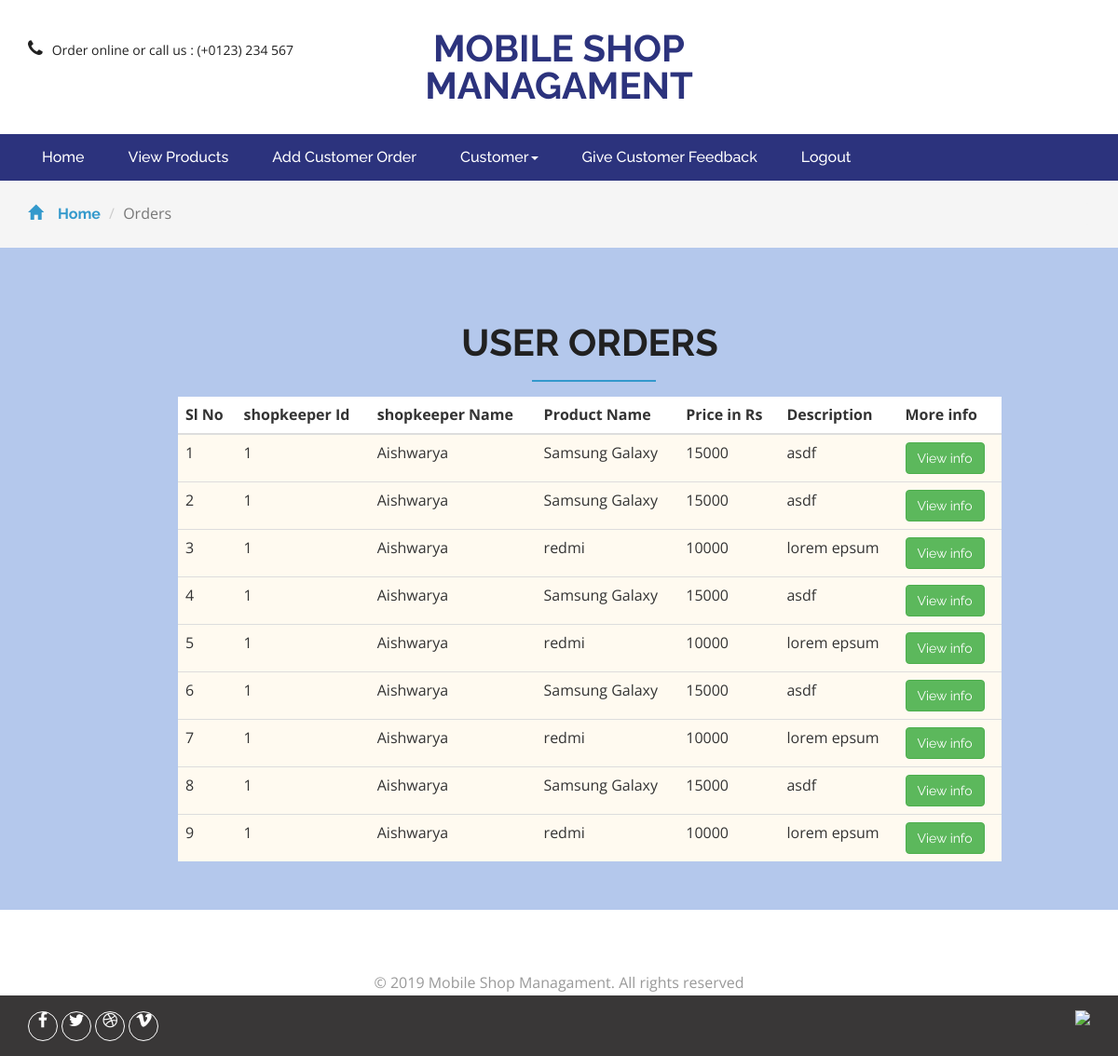
The page /Orders.php on the database its author committed.
### tables this page shows
CREATE TABLE `orders` (
  `pur_id` int(50) NOT NULL AUTO_INCREMENT,
  `product_id` varchar(100) DEFAULT NULL,
  `sid` varchar(100) DEFAULT NULL,
  `shopname` varchar(100) DEFAULT NULL,
  `cname_f` varchar(100) DEFAULT NULL,
  `cname_l` varchar(100) DEFAULT NULL,
  `cemail` varchar(100) DEFAULT NULL,
  `cpho` varchar(100) DEFAULT NULL,
  `caddress` varchar(100) DEFAULT NULL,
  `f_order` varchar(100) DEFAULT '0',
  `total` varchar(100) DEFAULT NULL,
  `o_date` varchar(100) DEFAULT NULL,
  `status` varchar(50) DEFAULT '1',
  PRIMARY KEY (`pur_id`)
);

CREATE TABLE `products` (
  `p_id` int(50) NOT NULL AUTO_INCREMENT,
  `prod_name` varchar(100) DEFAULT NULL,
  `item_price` varchar(100) DEFAULT NULL,
  `item_image` varchar(500) DEFAULT NULL,
  `item_desc` varchar(200) DEFAULT NULL,
  `c_id` varchar(200) DEFAULT NULL,
  `min_stock` varchar(200) DEFAULT '3',
  `total_stock` varchar(200) DEFAULT NULL,
  `cre_date` varchar(100) DEFAULT NULL,
  `p_active` varchar(100) DEFAULT '1',
  PRIMARY KEY (`p_id`)
);

### Orders.php (the view, shortened to what this page needs)
<?php include("header.php"); ?>
<div class="breadcrumbs">
    <div class="container">
        <ol class="breadcrumb breadcrumb1 animated wow slideInLeft" data-wow-delay=".5s">
            <li><a href="admin_dashboard.php"><span class="glyphicon glyphicon-home" aria-hidden="true"></span>Home</a></li>
            <li class="active">Orders</li>
        </ol>
    </div>
</div>
<div class="footer">
    <div class="container" style="margin-left: -1em;">
        <div class="col-md-6 w3_agileits_contact_grid_right">
            <h2 class="w3_agile_header">User<span> Orders</span></h2>
            <div class="table-responsive">
                <form action="view_products.php" method="post">
                    <table id="example" class="table table-responsive">
                        <thead style="text-align: center">
                            <tr style="background: white;">
                                <th>Sl No</th>
                                <th>shopkeeper Id</th>
                                <th>shopkeeper Name</th>
                                <th>Product Name</th>
                                <th>Price in Rs</th>
                                <th>Description</th>
                                <th>More info</th>
                            </tr>
                        </thead>
                        <tbody style="background: floralwhite;">
                            <?php
                            $count = 1;
                            include("../config.php");
                            $query = mysqli_query($connection, "SELECT p.*, o.* FROM `products`p,`orders` o  WHERE  o.product_id=p.p_id and o.status=2");
                            while ($row = mysqli_fetch_array($query)) {
                                print '<tr>';
                                print '<td>' . $count++ . '</td>';
                                print '<td>' . $row['sid'] . '</td>';
                                print '<td>' . $row['shopname'] . '</td>';
                                print '<td>' . $row['prod_name'] . '</td>';
                                print '<td>' . $row['item_price'] . '</td>';
                                print '<td>' . $row['item_desc'] . '</td>';
                                print '<td><a href="more_info.php?f_order=' . $row['f_order'] . '" type="button" class="btn btn-success" value="' . $row['f_order'] . '">View info</a></td>';
                                print '</tr>';
                            }
                            ?>
                        </tbody>
                    </table>
                </form>
            </div>
        </div>
        <div class="clearfix"> </div>
    </div>
</div>
<?php include("footer.php"); ?>

### header.php (shortened to what this page needs)
<html>
<head>
<link href="../css/bootstrap.css" rel="stylesheet" type="text/css" media="all" />
<link href="../css/style.css" rel="stylesheet" type="text/css" media="all" />
<link href="../css/font-awesome.css" rel="stylesheet">
</head>
<body>
	<div class="logo_products">
		<div class="container">
		<div class="w3ls_logo_products_left1">
				<ul class="phone_email">
					<li><i class="fa fa-phone" aria-hidden="true"></i>Order online or call us : (+0123) 234 567</li>
				</ul>
			</div>
			<div class="w3ls_logo_products_left">
				<h1><a href="user_dashboard.php">Mobile Shop Managament</a></h1>
			</div>
			<div class="clearfix"> </div>
		</div>
	</div>
	<div class="navigation-agileits">
		<div class="container">
			<nav class="navbar navbar-default">
							<div class="collapse navbar-collapse" id="bs-megadropdown-tabs">
								<ul class="nav navbar-nav">
									<li class="active"><a href="admin_dashboard.php" class="act">Home</a></li>
									<li><a href="view_products.php">View Products</a></li>
									<li><a href="add_customer.php">Add Customer Order</a></li>
									<li class="dropdown">
										<a href="#" class="dropdown-toggle" data-toggle="dropdown">Customer<b class="caret"></b></a>
									</li>
									<li><a href="feedback.php">Give Customer Feedback</a></li>
									<li><a href="../login.php">Logout</a></li>
								</ul>
							</div>
							</nav>
			</div>
		</div>

### footer.php (shortened to what this page needs)
<div class="footer-copy">
			<div class="container">
				<p>© 2019 Mobile Shop Managament. All rights reserved </p>
			</div>
		</div>
	<div class="footer-botm">
			<div class="container">
				<div class="w3layouts-foot">
					<ul>
						<li><a href="#" class="w3_agile_facebook"><i class="fa fa-facebook" aria-hidden="true"></i></a></li>
						<li><a href="#" class="agile_twitter"><i class="fa fa-twitter" aria-hidden="true"></i></a></li>
						<li><a href="#" class="w3_agile_dribble"><i class="fa fa-dribbble" aria-hidden="true"></i></a></li>
						<li><a href="#" class="w3_agile_vimeo"><i class="fa fa-vimeo" aria-hidden="true"></i></a></li>
					</ul>
				</div>
				<div class="payment-w3ls">
					<img src="../images/card.png" alt=" " class="img-responsive">
				</div>
				<div class="clearfix"> </div>
			</div>
		</div>
<link href="../css/skdslider.css" rel="stylesheet">
</body>
</html>

### style.css (style rules this page uses)
html, body { font-size: 100%; font-family: 'Open Sans', sans-serif; background:#ffffff; }
ul li,ol li { font-size:14px; }
p { margin:0; }
h1,h2,h3,h4,h5,h6,a { font-family: 'Raleway', sans-serif; margin:0; font-weight:700; }
ul,label { margin:0; padding:0; }
i.fa.fa-phone { margin-right: 10px; font-size: 20px; }
.logo_products { padding: 2em 0; }
.w3ls_logo_products_left { float: left; text-align: center; width: 33.33%; }
.w3ls_logo_products_left h1 a { font-size: 40px; color: #2c337d; text-decoration: none; text-transform: uppercase; display: block; line-height: 1; }
.w3ls_logo_products_left1 { float: left; margin-top: 0.6em; width: 33.33%; }
.w3ls_logo_products_left1 ul.phone_email li { display:inline-block; color:#212121; }
.navbar-default .navbar-nav > li > a { color: #fff; font-size: 16px; font-weight: 500; }
.navbar-default .navbar-nav > .active > a, .navbar-default .navbar-nav > .active > a:hover, .navbar-default .navbar-nav > .active > a:focus { background-color: transparent; color: #fff !important; }
.navbar-default .navbar-collapse, .navbar-default .navbar-form { border: none; }
.navbar { position: relative; min-height: 50px; margin-bottom: 10px; border: 1px solid transparent; }
.navbar-default { background: none; border: none; }
.navbar-collapse { padding: 0; }
.navigation-agileits { background: #2c337d; }
.navbar-nav > li { float: left; margin-left: 17px; }
.navbar-nav > li:nth-child(1) { margin-left: 0px; }
.navbar-collapse { padding: 0; box-shadow: none; }
.navbar { margin-bottom: 0; border: none; }
.footer { padding: 5em 0 2em; background: #9db7e6c2; }
.footer-copy p { margin:4em 0 0; text-align:center; color:#999; line-height:1.8em; }
.w3layouts-foot ul li { display:inline-block; }
.w3layouts-foot ul li a { width: 32px; height: 32px; color: #fff; border: 1px solid #fff; text-align: center; display: inline-block; font-size: 18px; line-height: 32px; border-radius: 50%; }
.w3layouts-foot { float: left; }
.payment-w3ls { float: right; }
.footer-botm { background: #393737; padding: 16px 0; }
.breadcrumb1 li span { left: 0em; padding-right: 1em; color: #3399cc; }
.breadcrumbs { padding: 1.5em 0; background: #f5f5f5; }
.breadcrumb { margin-bottom: 0 !important; padding: 0 !important; }
.breadcrumb1 li { font-size: 1em; color: #999; }
.breadcrumb1 li a { color: #3399cc; text-decoration: none; }
h3.w3_agile_header,h2.w3_agile_header { text-align: center; color: #212121; padding-bottom: .5em; position: relative; font-size: 2.5em; text-transform: uppercase }
h3.w3_agile_header:after,h2.w3_agile_header:after { content: ''; background: #3399cc; height: 2px; width: 15%; position: absolute; bottom: 0%; left: 43%; }
.w3_agileits_contact_grid_right { padding:0 4em 0 12em; }
.w3_agileits_contact_grid_right form { padding:1em 0 0; }
.glyphicon { position: relative; top: 1px; display: inline-block; font-family: 'Glyphicons Halflings'; font-style: normal; font-weight: 400; line-height: 1; -webkit-font-smoothing: antialiased; -moz-osx-font-smoothing: grayscale; color: #777; }

### rows shown on the page
orders: sid "1", shopname "Aishwarya", product.prod_name "Samsung Galaxy", product.item_price "15000", product.item_desc "asdf", $row['f_order'] 3 (drawn)
orders: sid "1", shopname "Aishwarya", product.prod_name "Samsung Galaxy", product.item_price "15000", product.item_desc "asdf", $row['f_order'] 5 (drawn)
orders: sid "1", shopname "Aishwarya", product.prod_name "redmi", product.item_price "10000", product.item_desc "lorem epsum", $row['f_order'] 6 (drawn)
orders: sid "1", shopname "Aishwarya", product.prod_name "Samsung Galaxy", product.item_price "15000", product.item_desc "asdf", $row['f_order'] 7 (drawn)
orders: sid "1", shopname "Aishwarya", product.prod_name "redmi", product.item_price "10000", product.item_desc "lorem epsum", $row['f_order'] 8 (drawn)
orders: sid "1", shopname "Aishwarya", product.prod_name "Samsung Galaxy", product.item_price "15000", product.item_desc "asdf", $row['f_order'] 9 (drawn)
orders: sid "1", shopname "Aishwarya", product.prod_name "redmi", product.item_price "10000", product.item_desc "lorem epsum", $row['f_order'] 10 (drawn)
orders: sid "1", shopname "Aishwarya", product.prod_name "Samsung Galaxy", product.item_price "15000", product.item_desc "asdf", $row['f_order'] 11 (drawn)
orders: sid "1", shopname "Aishwarya", product.prod_name "redmi", product.item_price "10000", product.item_desc "lorem epsum", $row['f_order'] 12 (drawn)
